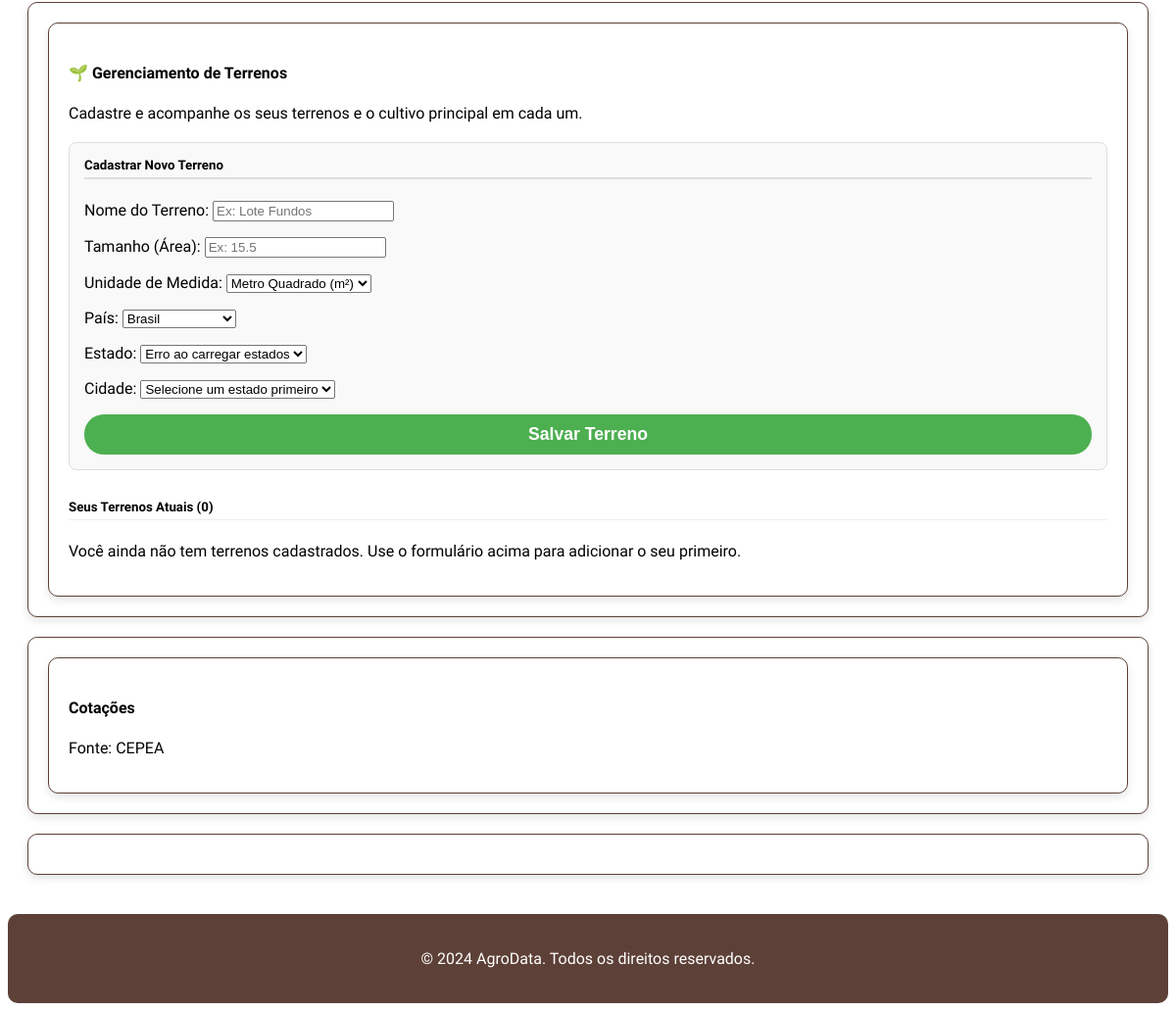
The app's page /dashboard/ (signed in, lower part), older data.
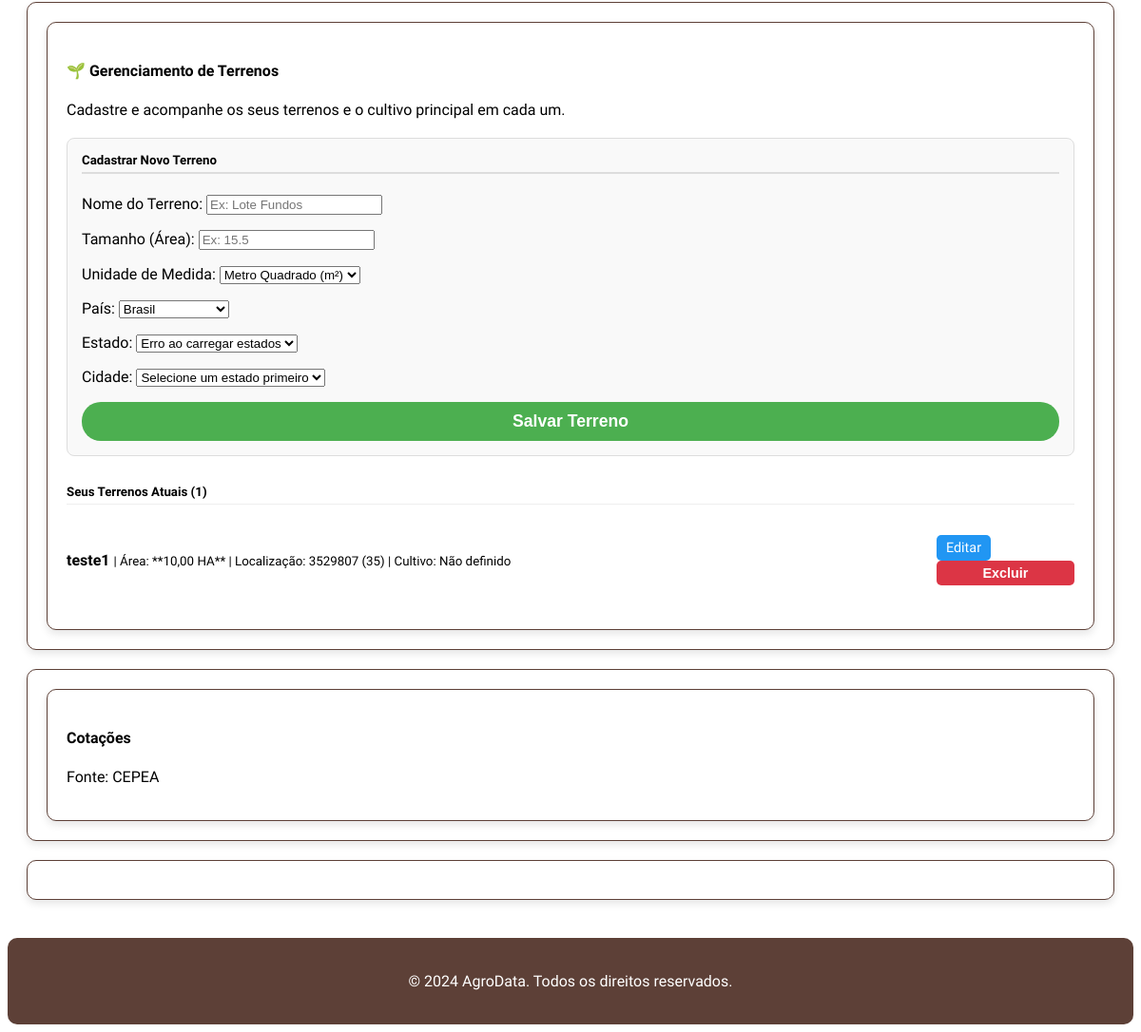
The same page, newer data.
### agro_app/models.py (models this page shows, shortened)
class Terreno(models.Model):
    proprietario = models.ForeignKey(
        User,
        on_delete=models.CASCADE,
        related_name='terrenos',
        verbose_name="Proprietário"
    )
    nome = models.CharField(max_length=100, verbose_name="Nome do Terreno")
    area_total = models.DecimalField(
        max_digits=10,
        decimal_places=2,
        verbose_name="Valor da Área"
    )
    unidade_area = models.CharField(
        max_length=20,
        verbose_name="Unidade de Medida"
    )
    estado = models.CharField(
        max_length=2,
        null=True,
        blank=True,
        verbose_name="Estado (ID IBGE)"
    )
    cidade = models.CharField(
        max_length=7,
        null=True,
        blank=True,
        verbose_name="Município (ID IBGE)"
    )
    data_registro = models.DateTimeField(auto_now_add=True)
    class Meta:
        verbose_name = "Terreno"
        verbose_name_plural = "Terrenos"

### agro_app/views.py (the view, shortened to what this page needs)
# urls.py: path('dashboard/', include('agro_app.urls')),
@login_required
def dashboard(request):
    controle_de_visibilidade = {
        'bloco2': True,  # Climalocal_app
        'bloco3': True,  # info_app
        'bloco4': True,  # Ranqueamento (Lucratividade e Preço)
        'bloco5': True,  # terreno_app
        'bloco6': True,  # cotação
        'bloco7': True,
    }
    user_profile, created = Profile.objects.get_or_create(user=request.user)
    city_id = user_profile.cidade
    city_name = get_city_name_from_id(city_id) if city_id else None
    state_name = get_state_name_from_id(user_profile.estado) if user_profile.estado else None
    terrenos = Terreno.objects.filter(proprietario=request.user).order_by('nome')
    terreno_form = TerrenoForm()
    planos_plantio = []  # Placeholder: Mude isto quando o PlanoPlantio estiver configurado
    weather_data = None
    if city_name:
        weather_data = data_service.get_weather_data(city_name)
    print(f"DEBUG CLIMA RETORNO FINAL: {weather_data} para a cidade: {city_name}")
    suggestions_lucratividade = []
    suggestions_preco = []
    if city_id:
        try:
            all_products_data = data_service.get_all_product_data_for_city(city_id)
            print(
                f"DEBUG BLOCO 4 - RAW DATA: Total de {len(all_products_data)} produtos retornados por get_all_product_data_for_city.")
            processed_data = []
            print(f"DEBUG BLOCO 4 - PROCESSED DATA: Total de {len(processed_data)} produtos válidos para ranqueamento.")
            suggestions_lucratividade = sorted(
                processed_data,
                key=lambda x: x['valor'],
                reverse=True
            )[:TOP_N_SUGGESTIONS]
            suggestions_preco = sorted(
                processed_data,
                key=lambda x: x['preco_por_quilo'],
                reverse=False
            )[:TOP_N_SUGGESTIONS]
        except Exception as e:
            print(f"ERRO AO GERAR SUGESTÕES DO BLOCO 4: {e}")
    context = {
        'visibilidade': controle_de_visibilidade,
        'city_name': city_name,
        'state_name': state_name,
        'profile': user_profile,
        'clima': weather_data,
        'suggestions_lucratividade': suggestions_lucratividade,
        'suggestions_preco': suggestions_preco,
        'terreno_form': terreno_form,
        'terrenos': terrenos,
        'planos_plantio': planos_plantio,
    }
    return render(request, 'dashboard.html', context)

### agro_app/views.py (called while the page is built)
def get_city_name_from_id(city_id):
    if not city_id: return None
    try:
        url = f"https://servicodados.ibge.gov.br/api/v1/localidades/municipios/{city_id}"
        response = requests.get(url, timeout=5)
        response.raise_for_status()
        data = response.json()
        return data.get('nome')
    except (requests.RequestException, json.JSONDecodeError):
        return None

def get_state_name_from_id(state_id):
    if not state_id: return None
    try:
        url = f"https://servicodados.ibge.gov.br/api/v1/localidades/estados/{state_id}"
        response = requests.get(url, timeout=5)
        response.raise_for_status()
        data = response.json()
        return data.get('sigla')
    except (requests.RequestException, json.JSONDecodeError):
        return None

### fichatecnica_app/data_service.py (called while the page is built)
def normalize_text(text):
    if not isinstance(text, str):
        return ""
    text = re.sub(r'\s*\([^)]*\)', '', text)
    normalized = unicodedata.normalize('NFKD', text).encode('ascii', 'ignore').decode('utf-8')
    return normalized.upper().strip()

### agro_app/templates/dashboard.html (shortened to what this page needs)
{% extends 'base.html' %}
{% load static %}
{% load humanize %}
{% block content %}
<main>
    <div class="dashboard-grid">
        {% if visibilidade.bloco5 %}
            <div class="dash-card dash-card-full">
                {% include 'bloco5.html' %}
            </div>
        {% endif %}
        {% if visibilidade.bloco6 %}
            <div class="dash-card dash-card-full">
                {% include 'bloco6.html' %}
            </div>
        {% endif %}
        {% if visibilidade.bloco7 %}
            <div class="dash-card dash-card-full">
            </div>
        {% endif %}
    </div>
</main>
{% endblock %}

### terreno_app/templates/bloco5.html (shortened to what this page needs)
<div class="dash-card dash-card-responsive-half">
    <h4>🌱 Gerenciamento de Terrenos</h4>
    <p>Cadastre e acompanhe os seus terrenos e o cultivo principal em cada um.</p>
    <div class="terreno-form-container" id="terreno-create-form">
        <h5>Cadastrar Novo Terreno</h5>
        <form method="post" action="{% url 'terreno_app:create_terreno' %}" id="create-terreno-form">
            {% for field in terreno_form %}
                {% if field.name == 'nome' or field.name == 'area_total' or field.name == 'unidade_area' %}
                    <p>
                        <label for="{{ field.id_for_label }}">{{ field.label }}:</label>
                        {{ field }}
                    </p>
                {% endif %}
            {% endfor %}
            <p>
                <label for="{{ terreno_form.pais.id_for_label }}">{{ terreno_form.pais.label }}:</label>
                {{ terreno_form.pais }}
            </p>
            <p>
                <label for="id_terreno_estado">Estado:</label>
                <select id="id_terreno_estado" name="estado" class="form-control">
                    <option value="">Selecione um país primeiro</option>
                </select>
            </p>
            <p>
                <label for="id_terreno_cidade">Cidade:</label>
                <select id="id_terreno_cidade" name="cidade" class="form-control">
                    <option value="">Selecione um estado primeiro</option>
                </select>
            </p>
            <button type="submit" class="edit-btn" style="width: 100%; margin-top: 10px;">Salvar Terreno</button>
        </form>
    </div>
    <h5 style="margin-top: 30px; border-bottom: 1px solid #eee; padding-bottom: 5px;">Seus Terrenos Atuais ({{ terrenos|length }})</h5>
    {% if terrenos %}
        <ul class="terreno-list">
            {% for terreno in terrenos %}
                <li class="terreno-item">
                    <div class="terreno-details">
                        <strong>{{ terreno.nome }}</strong>
                        <small>
                            | Área: **{{ terreno.area_total|default:"0"|floatformat:"2" }} {{ terreno.unidade_area }}** | Localização: {{ terreno.cidade|default:"Não informada" }} ({{ terreno.estado|default:"UF" }})
                            | Cultivo: {{ terreno.cultura_atual|default:"Não definido" }}
                        </small>
                    </div>
                    <div class="terreno-actions">
                        <a href="{% url 'terreno_app:edit_terreno' pk=terreno.pk %}" class="edit-btn">
                            Editar
                        </a>
                        <form method="post" action="{% url 'terreno_app:delete_terreno' pk=terreno.pk %}" style="display:inline;" onsubmit="return confirmDelete(event, '{{ terreno.nome|escapejs }}')">
                            <button type="submit" class="delete-btn">Excluir</button>
                        </form>
                    </div>
                </li>
            {% endfor %}
        </ul>
    {% else %}
        <p style="margin-top: 10px;">Você ainda não tem terrenos cadastrados. Use o formulário acima para adicionar o seu primeiro.</p>
    {% endif %}
</div>

Row changes from the older to the newer data that the page shows:
added Terreno: nome "teste1", area_total "10,00", unidade_area "HA", cidade "3529807", estado "35", cultura_atual "Não definido"
Text that changed along with them:
{{ terrenos|length }}: "0" → "1"
text no longer shown: "Você ainda não tem terrenos cadastrados. Use o formulário acima para adicionar o seu primeiro."
